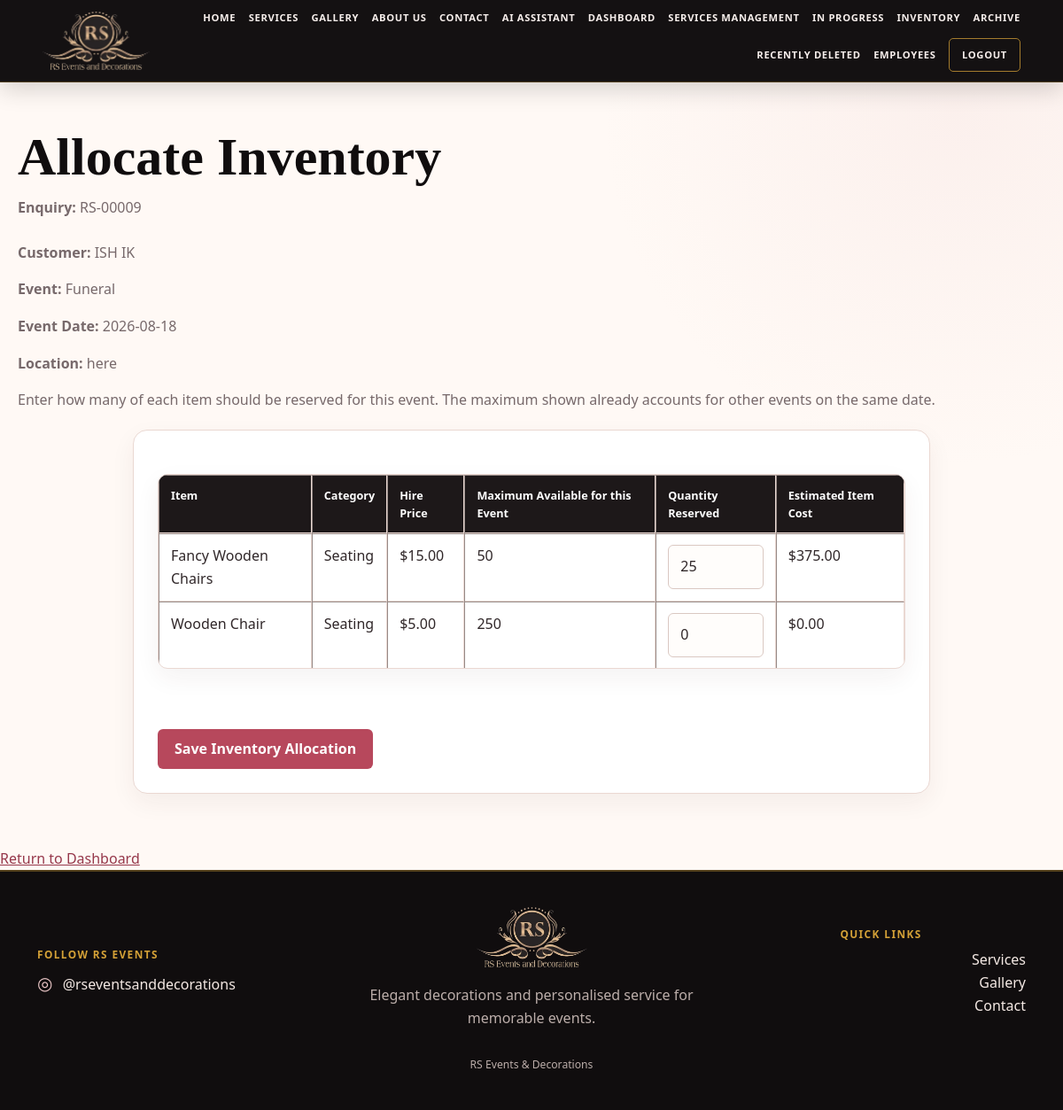
Before: /enquiries/9/inventory (signed in) with the older database file.
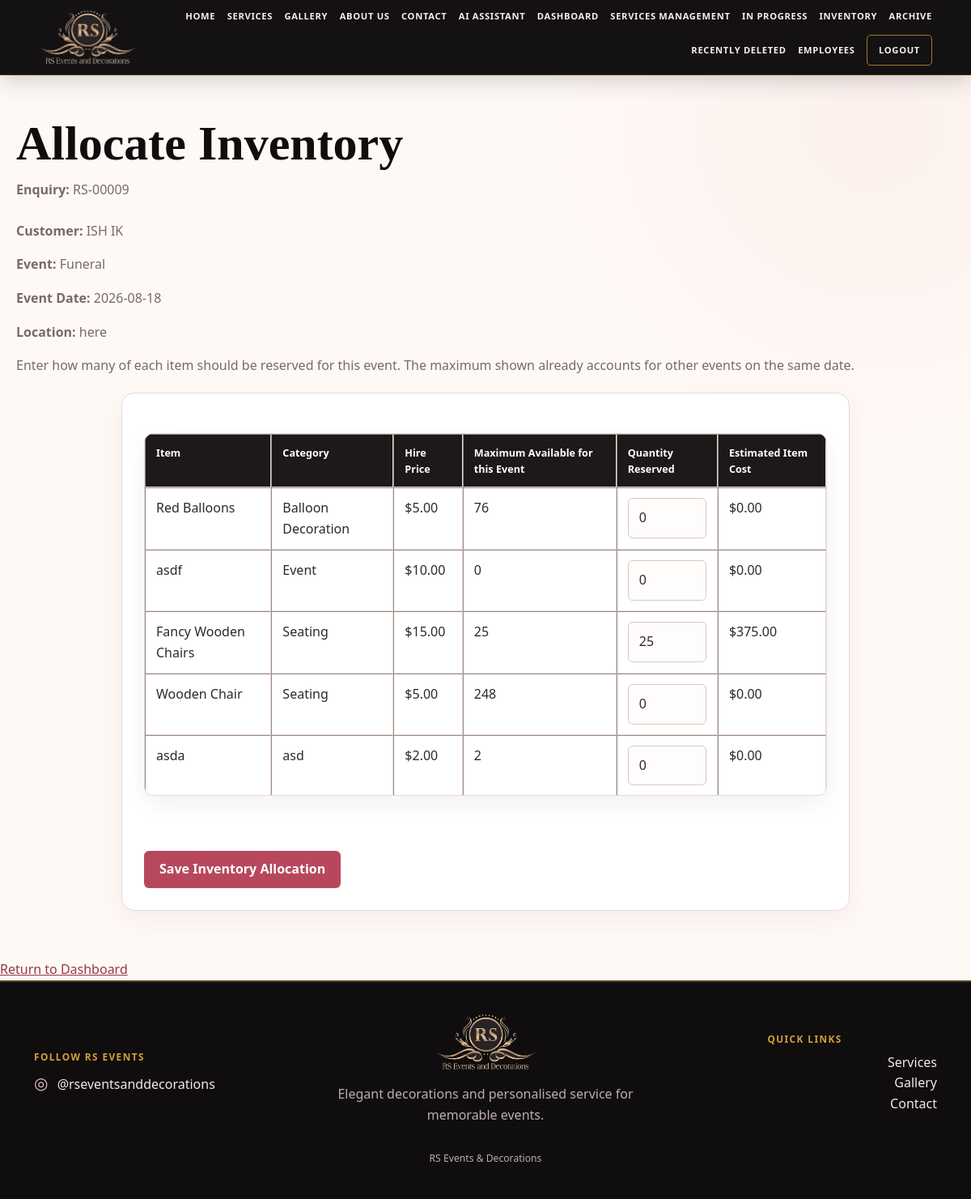
After: the same page with the newer database file.
### tables this page shows
CREATE TABLE Inventory (

    ItemID INTEGER PRIMARY KEY AUTOINCREMENT,

    ItemName TEXT NOT NULL,

    Category TEXT NOT NULL,

    Quantity INTEGER NOT NULL,

    AvailableQuantity INTEGER NOT NULL,

    HirePrice REAL NOT NULL

);

### app.py (the view, shortened to what this page needs)
@app.route(
    "/enquiries/<int:enquiry_id>/inventory",
    methods=["GET", "POST"]
)
@admin_required
def allocate_enquiry_inventory(enquiry_id):
    error = None
    success = request.args.get("success")
    enquiry, inventory_items = get_enquiry_inventory_allocation(enquiry_id)
    if enquiry is None:
        return redirect(url_for("dashboard"))
    return render_template(
        "allocate_inventory.html",
        enquiry=enquiry,
        inventory_items=inventory_items,
        error=error,
        success=success
    )

### app.py (called while the page is built)
def admin_required(route_function):
    @wraps(route_function)
    def protected_route(*args, **kwargs):
        if session.get("logged_in") is not True:
            return redirect(url_for("login"))
        if (
            session.get("role") != "admin"
            or session.get("username") != "rani"
        ):
            return redirect(url_for("dashboard"))
        return route_function(*args, **kwargs)
    return protected_route

### database.py (called while the page is built)
def get_connection():
    connection = sqlite3.connect(DATABASE)
    connection.row_factory = sqlite3.Row
    connection.execute(
        "PRAGMA foreign_keys = ON"
    )
    return connection

### templates/allocate_inventory.html (shortened to what this page needs)
{% extends "base.html" %}
{% block content %}
<h1>Allocate Inventory</h1>
<p>
    <strong>Enquiry:</strong>
    {{ enquiry.ReferenceCode or ("#" ~ enquiry.EnquiryID) }}
</p>
<p>
    <strong>Customer:</strong>
    {{ enquiry.FirstName }} {{ enquiry.LastName }}
</p>
<p>
    <strong>Event:</strong>
    {{ enquiry.EventType }}
</p>
<p>
    <strong>Event Date:</strong>
    {{ enquiry.EventDate }}
</p>
{% if enquiry.EventLocation %}
<p>
    <strong>Location:</strong>
    {{ enquiry.EventLocation }}
</p>
{% endif %}
<p>
    Enter how many of each item should be reserved for this event.
    The maximum shown already accounts for other events on the same date.
</p>
{% if inventory_items %}
<form method="POST">
    <table border="1" cellpadding="10">
        <thead>
            <tr>
                <th>Item</th>
                <th>Category</th>
                <th>Hire Price</th>
                <th>Maximum Available for this Event</th>
                <th>Quantity Reserved</th>
                <th>Estimated Item Cost</th>
            </tr>
        </thead>
        <tbody>
            {% for item in inventory_items %}
            <tr>
                <td>{{ item.ItemName }}</td>
                <td>{{ item.Category }}</td>
                <td>${{ "%.2f"|format(item.HirePrice or 0) }}</td>
                <td>{{ item.MaximumForThisEnquiry }}</td>
                <td>
                    <input
                        type="number"
                        name="quantity_{{ item.ItemID }}"
                        value="{{ item.QuantityReserved }}"
                        min="0"
                        max="{{ item.MaximumForThisEnquiry }}"
                        required
                    >
                </td>
                <td>
                    ${{ "%.2f"|format((item.HirePrice or 0) * item.QuantityReserved) }}
                </td>
            </tr>
            {% endfor %}
        </tbody>
    </table>
    <br>
    <button type="submit">
        Save Inventory Allocation
    </button>
</form>
{% else %}
<p>No inventory items have been added yet.</p>
{% endif %}
<br>
<a href="{{ url_for('dashboard') }}">
    Return to Dashboard
</a>
{% endblock %}

Changed rows visible on the page:
added Inventory: ItemName "Red Balloons", Category "Balloon Decoration", HirePrice "5.00", MaximumForThisEnquiry "76", QuantityReserved "0", (item.HirePriceor0)*item.QuantityReserved "0.00"
added Inventory: ItemName "asdf", Category "Event", HirePrice "10.00", MaximumForThisEnquiry "0", QuantityReserved "0", (item.HirePriceor0)*item.QuantityReserved "0.00"
computed for Inventory "Fancy Wooden Chairs": MaximumForThisEnquiry "50" → "25"
computed for Inventory "Wooden Chair": MaximumForThisEnquiry "250" → "248"
added Inventory: ItemName "asda", Category "asd", HirePrice "2.00", MaximumForThisEnquiry "2", QuantityReserved "0", (item.HirePriceor0)*item.QuantityReserved "0.00"
